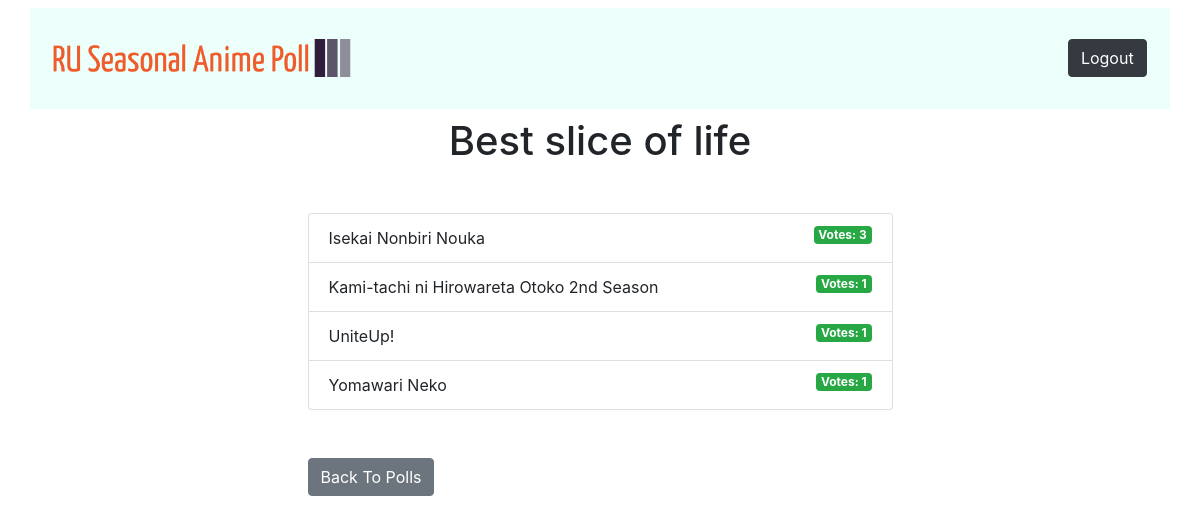
The page /polls/6/results/ (signed in) on the database its author committed.
### pollApp/models.py (models this page shows, shortened)
class Question(models.Model):
    question_text = models.CharField(max_length=300)
    pub_date = models.DateTimeField('date published')
    seasons = models.ManyToManyField(Season)
    image = models.ImageField(upload_to='question_images/', null=True, blank=True)
    category = models.ForeignKey(Category, on_delete=models.CASCADE, null=True, blank=True)

class Choice(models.Model):
    question = models.ForeignKey(Question, on_delete=models.CASCADE)
    choice_text = models.CharField(max_length=200)
    image = models.ImageField(upload_to='choice_images/', null=True, blank=True)

### pollApp/views.py (the view)
# urls.py: path('<int:question_id>/results/', views.results, name='results'),
@login_required
def results(request, question_id):
    question = get_object_or_404(Question, pk=question_id)
    choices = question.choice_set.annotate(total_votes=Sum('vote__votes')).order_by('-total_votes')[:10]
    context = {
        'question': question,
        'choices': choices,
    }
    return render(request, 'polls/results.html', context)

### pollApp/templates/polls/results.html
{% extends 'base.html' %}
{% block content %}
<h1 class="mb-5 text-center">{{ question.question_text }}</h1>
<ul class="list-group mb-5">
    {% for choice in choices %}
    <li class="list-group-item">
        {{ choice.choice_text }} <span class="badge badge-success float-right">
            Votes:{{ choice.votes|pluralize }}  {{ choice.total_votes }}
        </span>
    </li>
    {% endfor %}
</ul>
<a class="btn btn-secondary" href="{% url 'polls:index' %}">Back To Polls</a>
{% endblock %}

### rows shown on the page
Question: question_text "Best slice of life"
Choice: choice_text "Isekai Nonbiri Nouka", total_votes "3"
Choice: choice_text "Kami-tachi ni Hirowareta Otoko 2nd Season", total_votes "1"
Choice: choice_text "UniteUp!", total_votes "1"
Choice: choice_text "Yomawari Neko", total_votes "1"
